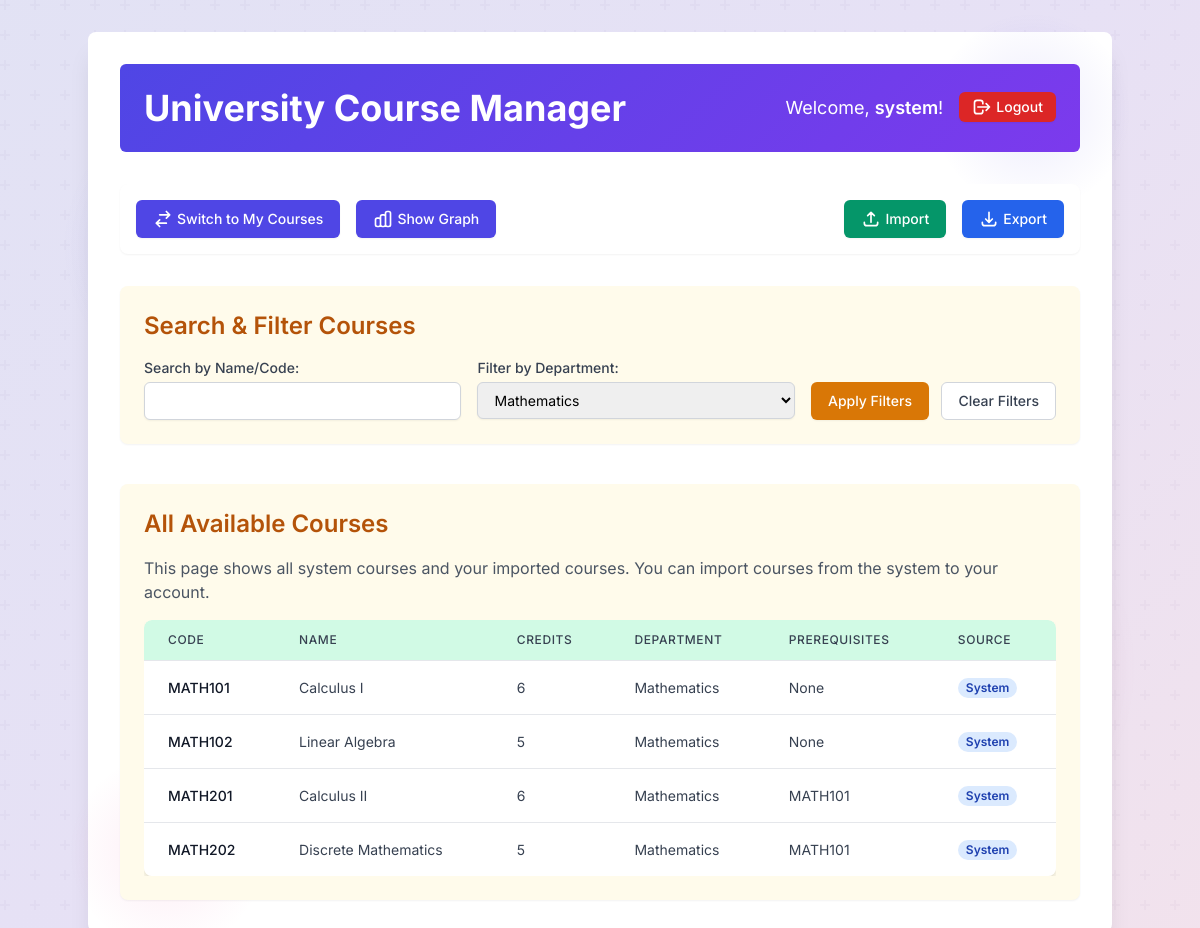
Screenshot of /app/all_courses.php?filter_department=Mathematics (signed in) with the database file from the repository.
### tables this page shows
CREATE TABLE IF NOT EXISTS courses (
    user_id INT NOT NULL,
    course_code VARCHAR(20) NOT NULL,
    course_name VARCHAR(255) NOT NULL,
    credits INT NOT NULL,
    department ENUM('Mathematics', 'Software Technologies', 'Informatics', 'Database', 'English', 'Soft Skills', 'Other') NOT NULL DEFAULT 'Other',
    source_type ENUM('system', 'imported', 'added') NOT NULL DEFAULT 'added',
    created_at TIMESTAMP DEFAULT CURRENT_TIMESTAMP,
    PRIMARY KEY (user_id, course_code),
    FOREIGN KEY (user_id) REFERENCES users(id) ON DELETE CASCADE
);

### app/all_courses.php (called while the page is built, shortened)
<?php
require_once __DIR__ . '/config.php';
require_once __DIR__ . '/auth.php';
require_once __DIR__ . '/course_manager.php';
$current_user_id = $_SESSION['user_id'];
$system_user_id = getUserIdByUsername(SYSTEM_USERNAME);
$search_name = trim($_GET['search_name'] ?? '');
$filter_department = trim($_GET['filter_department'] ?? '');
$courses = getAllCoursesForUser($current_user_id, $system_user_id, $search_name, $filter_department);
$courses_to_display = $courses;
$departments_enum = DEPARTMENTS;
$current_search_name = $search_name;
$current_filter_department = $filter_department;
$system_user_id = $system_user_id;
include __DIR__ . '/templates/layout.php';
?>

### app/config.php (called while the page is built, shortened)
<?php
function getDbConnection() {
    $conn = new mysqli(DB_SERVER, DB_USERNAME, DB_PASSWORD, DB_NAME);
    return $conn;
}
function getUserIdByUsername($username) {
    $conn = getDbConnection();
    $user_id = null;
    $stmt = $conn->prepare("SELECT id FROM users WHERE username = ?");
    $stmt->bind_param("s", $username);
    $stmt->execute();
    $result = $stmt->get_result();
    if ($row = $result->fetch_assoc()) {
        $user_id = $row['id'];
    }
    return $user_id;
}
?>

### app/course_manager.php (called while the page is built, shortened)
<?php
require_once __DIR__ . '/config.php';
function getAllCoursesForUser($user_id, $system_user_id, $search = '', $department = '') {
    $conn = getDbConnection();
    $query = "
        SELECT c.*,
               GROUP_CONCAT(DISTINCT cd.prerequisite_course_code) as prerequisites
        FROM courses c
        LEFT JOIN course_dependencies cd ON c.user_id = cd.course_user_id AND c.course_code = cd.course_code
        WHERE (c.user_id = ? OR c.user_id = ?)
    ";
    $params = [$user_id, $system_user_id];
    $types = "ii";
    if (!empty($department)) {
        $query .= " AND c.department = ?";
        $params[] = $department;
        $types .= "s";
    }
    $query .= " GROUP BY c.user_id, c.course_code ORDER BY c.created_at DESC";
    $stmt = $conn->prepare($query);
    $stmt->bind_param($types, ...$params);
    $stmt->execute();
    $result = $stmt->get_result();
    $courses = [];
    while ($row = $result->fetch_assoc()) {
        $row['prerequisites'] = $row['prerequisites'] ? explode(',', $row['prerequisites']) : [];
        $courses[] = $row;
    }
    return $courses;
}
?>

### app/templates/all_courses.php (the view, shortened to what this page needs)
<div class="mb-10 p-6 bg-yellow-50 rounded-lg shadow-sm">
    <h2 class="text-2xl font-semibold text-yellow-700 mb-4">Search & Filter Courses</h2>
    <form action="all_courses.php" method="get" class="space-y-4 md:flex md:space-y-0 md:space-x-4">
        <div class="flex-1">
            <label for="search_name" class="block text-sm font-medium text-gray-700">Search by Name/Code:</label>
            <input type="text" id="search_name" name="search_name"
                   value="<?php echo htmlspecialchars($current_search_name); ?>"
                   class="mt-1 block w-full px-3 py-2 border border-gray-300 rounded-md shadow-sm focus:outline-none focus:ring-yellow-500 focus:border-yellow-500 sm:text-sm">
        </div>
        <div class="flex-1">
            <label for="filter_department" class="block text-sm font-medium text-gray-700">Filter by Department:</label>
            <select id="filter_department" name="filter_department"
                    class="mt-1 block w-full px-3 py-2 border border-gray-300 rounded-md shadow-sm focus:outline-none focus:ring-yellow-500 focus:border-yellow-500 sm:text-sm">
                <?php foreach ($departments_enum as $dept): ?>
                    <option value="<?php echo htmlspecialchars($dept); ?>"
                        <?php echo ($current_filter_department === $dept) ? 'selected' : ''; ?>>
                        <?php echo htmlspecialchars($dept); ?>
                    </option>
                <?php endforeach; ?>
            </select>
        </div>
        <div class="md:self-end">
            <button type="submit"
                    class="inline-flex items-center px-4 py-2 border border-transparent text-sm font-medium rounded-md shadow-sm text-white bg-yellow-600 hover:bg-yellow-700 focus:outline-none focus:ring-2 focus:ring-offset-2 focus:ring-yellow-500">
                Apply Filters
            </button>
            <?php if (!empty($current_search_name) || !empty($current_filter_department)): ?>
                <a href="all_courses.php" class="inline-flex items-center px-4 py-2 border border-gray-300 text-sm font-medium rounded-md text-gray-700 bg-white hover:bg-gray-50 ml-2">
                    Clear Filters
                </a>
            <?php endif; ?>
        </div>
    </form>
</div>
<div class="p-6 bg-yellow-50 rounded-lg shadow-sm">
    <h2 class="text-2xl font-semibold text-yellow-700 mb-4">All Available Courses</h2>
    <p class="text-gray-600 mb-4">This page shows all system courses and your imported courses. You can import courses from the system to your account.</p>
    <div class="overflow-x-auto">
        <table class="min-w-full divide-y divide-gray-200 shadow-md rounded-lg overflow-hidden">
            <thead class="bg-green-100">
                <tr>
                    <th scope="col" class="px-6 py-3 text-left text-xs font-medium text-gray-700 uppercase tracking-wider rounded-tl-lg">Code</th>
                    <th scope="col" class="px-6 py-3 text-left text-xs font-medium text-gray-700 uppercase tracking-wider">Name</th>
                    <th scope="col" class="px-6 py-3 text-left text-xs font-medium text-gray-700 uppercase tracking-wider">Credits</th>
                    <th scope="col" class="px-6 py-3 text-left text-xs font-medium text-gray-700 uppercase tracking-wider">Department</th>
                    <th scope="col" class="px-6 py-3 text-left text-xs font-medium text-gray-700 uppercase tracking-wider">Prerequisites</th>
                    <th scope="col" class="px-6 py-3 text-left text-xs font-medium text-gray-700 uppercase tracking-wider rounded-tr-lg">Source</th>
                </tr>
            </thead>
            <tbody class="bg-white divide-y divide-gray-200">
                <?php if (!empty($courses_to_display)): ?>
                    <?php foreach ($courses_to_display as $course): ?>
                        <tr class='hover:bg-gray-50'>
                            <td class='px-6 py-4 whitespace-nowrap text-sm font-medium text-gray-900'><?php echo htmlspecialchars($course['course_code']); ?></td>
                            <td class='px-6 py-4 whitespace-nowrap text-sm text-gray-700'><?php echo htmlspecialchars($course['course_name']); ?></td>
                            <td class='px-6 py-4 whitespace-nowrap text-sm text-gray-700'><?php echo htmlspecialchars($course['credits']); ?></td>
                            <td class='px-6 py-4 whitespace-nowrap text-sm text-gray-700'><?php echo htmlspecialchars($course['department']); ?></td>
                            <td class='px-6 py-4 text-sm text-gray-700'>
                                <?php
                                if (!empty($course['prerequisites'])) {
                                    $prereqs = is_array($course['prerequisites']) ? $course['prerequisites'] : explode(',', $course['prerequisites']);
                                    echo htmlspecialchars(implode(', ', $prereqs));
                                } else {
                                    echo 'None';
                                }
                                ?>
                            </td>
                            <td class='px-6 py-4 whitespace-nowrap text-sm text-gray-700'>
                                <?php if ($course['user_id'] === $system_user_id): ?>
                                    <span class="px-2 inline-flex text-xs leading-5 font-semibold rounded-full bg-blue-100 text-blue-800">System</span>
                                <?php else: ?>
                                    <span class="px-2 inline-flex text-xs leading-5 font-semibold rounded-full bg-green-100 text-green-800">
                                        <?php echo ucfirst($course['source_type']); ?>
                                    </span>
                                <?php endif; ?>
                            </td>
                        </tr>
                    <?php endforeach; ?>
                <?php else: ?>
                    <tr><td colspan='6' class='px-6 py-4 text-sm text-gray-500 text-center'>No courses found.</td></tr>
                <?php endif; ?>
            </tbody>
        </table>
    </div>
</div>

### app/templates/layout.php (style rules this page uses)
body { font-family: 'Inter', sans-serif; background-color: #f3f4f6; position: relative; min-height: 100vh; overflow-x: hidden; }
body::before { content: ''; position: fixed; top: 0; left: 0; width: 100%; height: 100%; z-index: -1; }

### rows the page displays
courses: course_code "MATH101", course_name "Calculus I", credits "6", department "Mathematics", shows "None", shows "System"
courses: course_code "MATH102", course_name "Linear Algebra", credits "5", department "Mathematics", shows "None", shows "System"
courses: course_code "MATH201", course_name "Calculus II", credits "6", department "Mathematics", prereqs "MATH101", shows "System"
courses: course_code "MATH202", course_name "Discrete Mathematics", credits "5", department "Mathematics", prereqs "MATH101", shows "System"

### other values shown
$_SESSION['username'] "system"
$alternative_view "My Courses"
form field filter_department "Mathematics"
